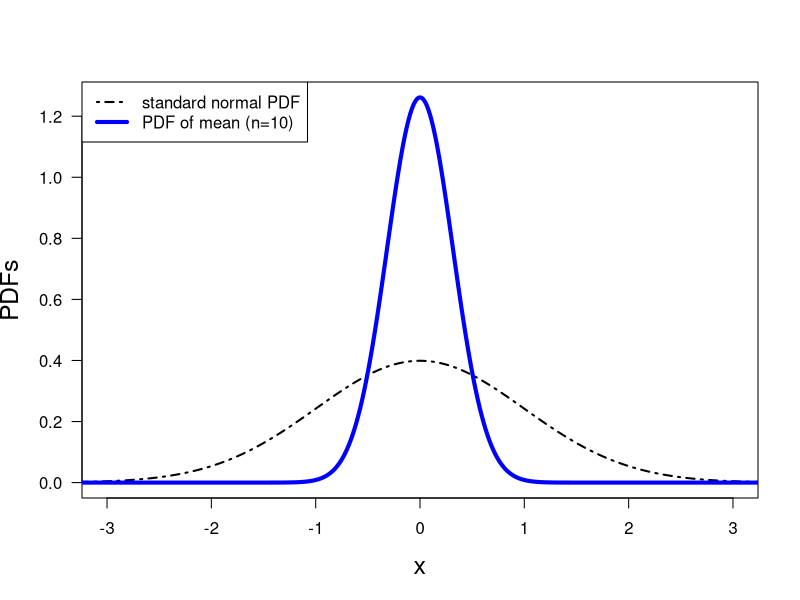

Reproduce this figure in R.
print('file: E1-StandardErrorOfTheMean.R')
# Standard Error Of The Mean
mu = 0; sigma = 1
dx= 0.01; x = seq(-4,4,dx); f1 = dnorm(x,mu,sigma) # population from which we sample
n = 10 # sample size
SE = sigma/sqrt(n)
f2 = dnorm(x,mu,SE) # distribution of the mean
# png('SE10n220310.png',width=16,height=12,units='cm',res=300)
plot(x,f1,type='l',lwd=2,col='black',xlab='x',ylab='PDFs',las=1,cex.lab=1.5,xlim=c(-3,3),ylim=c(0,max(f2)),lty=4)
lines(x,f2,col='blue',lwd=4)
legend('topleft',legend=c('standard normal PDF','PDF of mean (n=10)'),col=c('black','blue'),lty=c(4,1),lwd=c(2,4))
# dev.off()